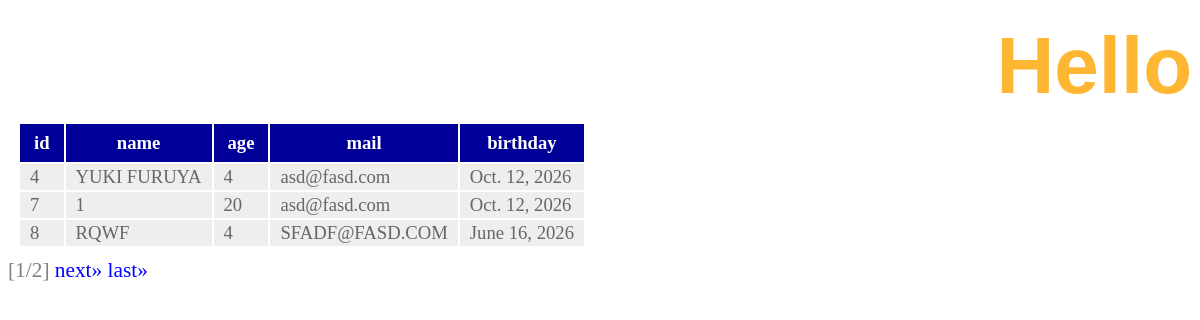
/hello/, run on the app's committed database.
### hello/models.py (models this page shows, shortened)
class Friend(models.Model):
	name = models.CharField(max_length=100,
		validators=[number_only])
	mail = models.EmailField(max_length=200)
	gender = models.BooleanField()
	age = models.IntegerField()
	birthday = models.DateField()

### hello/views.py (the view)
# urls.py: path('', views.index, name='index'),
def index(request, num=1):
    data = Friend.objects.all()
    page = Paginator(data, 3)
    params = {
        'title': 'Hello',
        'message': '',
        'data': page.get_page(num),
    }
    return render(request, 'hello/index.html', params)

### hello/templates/hello/index.html (shortened to what this page needs)
{% load static %}
<!doctype html>
<html lang="ja">
<head>
<link rel="stylesheet" type="text/css" href="{% static 'hello/css/style.css' %}" />
</head>
<body>
<h1>{{title}}</h1>
<table>
    <tr>
        <th>id</th>
        <th>name</th>
        <th>age</th>
        <th>mail</th>
        <th>birthday</th>
    </tr>
    {% for item in data %}
    <tr>
        <td>{{item.id}}</td>
        <td>{{item.name}}</td>
        <td>{{item.age}}</td>
        <td>{{item.mail}}</td>
        <td>{{item.birthday}}</td>
    </tr>
    {% endfor %}
</table>
<div class="pagination">
    <span class="current">
        [{{data.number}}/{{data.paginator.num_pages}}]
    </span>
    {% if data.has_next %}
        <a href="{% url 'index' %}{{data.next_page_number }}">next&raquo;</a>
        <a href="{% url 'index' %}{{data.paginator.num_pages}}">last&raquo;</a>
    {% endif %}
</div>
</body>
</html>

### hello/static/hello/css/style.css (style rules this page uses)
table { margin:10px; font-size:14pt; }
table tr th { background-color: #009 !important; color: #fff !important; padding: 8px 14px !important; border-width: 2px; }
table tr td { background-color:#eee; color:#666; padding:2px 10px; border-width:2px; }
body { color: grey; font-size: 16pt; }
h1 { color: orange; opacity: 0.8; font-family: "Arial"; font-size: 60pt; margin-top: 20px; margin-bottom: 0px; text-align: right; }
a { color: blue; text-decoration: none; }

### data on the page
Friend: id "4", name "YUKI FURUYA", age "4", mail "asd@fasd.com", birthday "Oct. 12, 2026"
Friend: id "7", name "1", age "20", mail "asd@fasd.com", birthday "Oct. 12, 2026"
Friend: id "8", name "RQWF", age "4", mail "SFADF@FASD.COM", birthday "June 16, 2026"

### other printed values
{{ title }} "Hello"
{{ data.number }} "1"
{{ data.paginator.num_pages }} "2"
